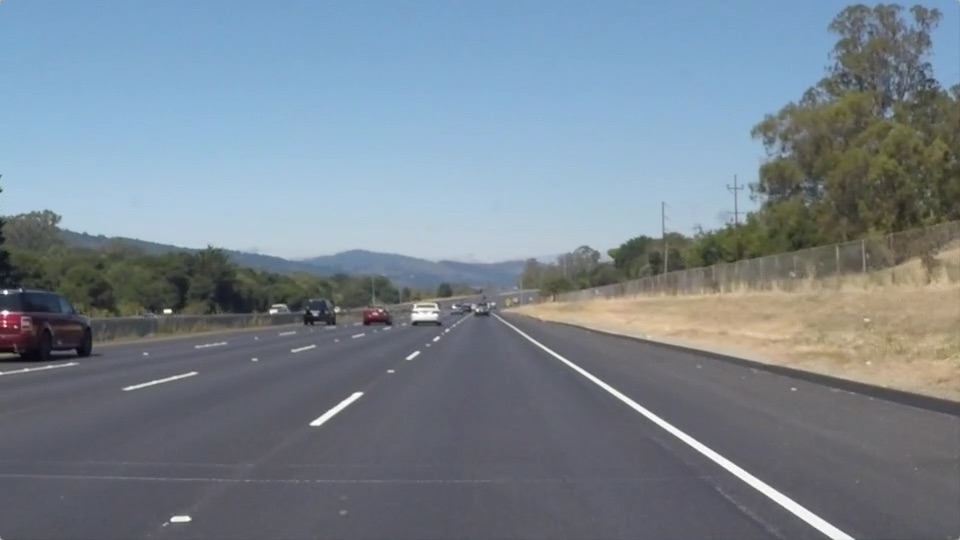
#> input picture CarND-LaneLines-P1/test_images/solidWhiteRight.jpg, 960 x 540 px
$ jupyter execute --allow-errors P1.ipynb   (shell and % lines are left out)
#> lines starting #> are read from the running program, lines starting #| are printed output that depends on the picture; after the words box and inside, x2 and y2 are one past the last pixel; in counts of white or black regions, pixels touching at a corner belong together
# Self-Driving Car Engineer Nanodegree

## Project: **Finding Lane Lines on the Road**
***
In this project, you will use the tools you learned about in the lesson to identify lane lines on the road.  You can develop your pipeline on a series of individual images, and later apply the result to a video stream (really just a series of images). Check out the video clip "raw-lines-example.mp4" (also contained in this repository) to see what the output should look like after using the helper functions below.

Once you have a result that looks roughly like "raw-lines-example.mp4", you'll need to get creative and try to average and/or extrapolate the line segments you've detected to map out the full extent of the lane lines.  You can see an example of the result you're going for in the video "P1_example.mp4".  Ultimately, you would like to draw just one line for the left side of the lane, and one for the right.

In addition to implementing code, there is a brief writeup to complete. The writeup should be completed in a separate file, which can be either a markdown file or a pdf document. There is a [write up template](https://github.com/udacity/CarND-LaneLines-P1/blob/master/writeup_template.md) that can be used to guide the writing process. Completing both the code in the Ipython notebook and the writeup template will cover all of the [rubric points](https://review.udacity.com/#!/rubrics/322/view) for this project.

---
Let's have a look at our first image called 'test_images/solidWhiteRight.jpg'.  Run the 2 cells below (hit Shift-Enter or the "play" button above) to display the image.

**Note: If, at any point, you encounter frozen display windows or other confounding issues, you can always start again with a clean slate by going to the "Kernel" menu above and selecting "Restart & Clear Output".**

---

**The tools you have are color selection, region of interest selection, grayscaling, Gaussian smoothing, Canny Edge Detection and Hough Tranform line detection.  You  are also free to explore and try other techniques that were not presented in the lesson.  Your goal is piece together a pipeline to detect the line segments in the image, then average/extrapolate them and draw them onto the image for display (as below).  Once you have a working pipeline, try it out on the video stream below.**

---

<figure>

 <figcaption>
 <p></p>
 <p style="text-align: center;"> Your output should look something like this (above) after detecting line segments using the helper functions below </p>
 </figcaption>
</figure>
 <p></p>
<figure>

 <figcaption>
 <p></p>
 <p style="text-align: center;"> Your goal is to connect/average/extrapolate line segments to get output like this</p>
 </figcaption>
</figure>

**Run the cell below to import some packages.  If you get an `import error` for a package you've already installed, try changing your kernel (select the Kernel menu above --> Change Kernel).  Still have problems?  Try relaunching Jupyter Notebook from the terminal prompt.  Also, see [this forum post](https://carnd-forums.udacity.com/cq/viewquestion.action?spaceKey=CAR&id=29496372&questionTitle=finding-lanes---import-cv2-fails-even-though-python-in-the-terminal-window-has-no-problem-with-import-cv2) for more troubleshooting tips.**

## Import Packages

[cell 1]
#importing some useful packages
import matplotlib.pyplot as plt
import matplotlib.image as mpimg
import numpy as np
import cv2

## Read in an Image

[cell 2]
#reading in an image
image = mpimg.imread('test_images/solidWhiteRight.jpg')
#> image is the input picture: shape (540, 960, 3); mean R, G, B 120.3, 132.6, 143.7

#printing out some stats and plotting
print('This image is:', type(image), 'with dimensions:', image.shape)
#| This image is: <class 'numpy.ndarray'> with dimensions: (540, 960, 3)
plt.imshow(image)  # if you wanted to show a single color channel image called 'gray', for example, call as plt.imshow(gray, cmap='gray')

## Ideas for Lane Detection Pipeline

**Some OpenCV functions (beyond those introduced in the lesson) that might be useful for this project are:**

`cv2.inRange()` for color selection
`cv2.fillPoly()` for regions selection
`cv2.line()` to draw lines on an image given endpoints
`cv2.addWeighted()` to coadd / overlay two images
`cv2.cvtColor()` to grayscale or change color
`cv2.imwrite()` to output images to file
`cv2.bitwise_and()` to apply a mask to an image

**Check out the OpenCV documentation to learn about these and discover even more awesome functionality!**

## Helper Functions

Below are some helper functions to help get you started. They should look familiar from the lesson!

[cell 3]
import math

def grayscale(img):
    """Applies the Grayscale transform
    This will return an image with only one color channel
    but NOTE: to see the returned image as grayscale
    (assuming your grayscaled image is called 'gray')
    you should call plt.imshow(gray, cmap='gray')"""
    return cv2.cvtColor(img, cv2.COLOR_RGB2GRAY)
    # Or use BGR2GRAY if you read an image with cv2.imread()
    # return cv2.cvtColor(img, cv2.COLOR_BGR2GRAY)

def canny(img, low_threshold, high_threshold):
    """Applies the Canny transform"""
    return cv2.Canny(img, low_threshold, high_threshold)

def gaussian_blur(img, kernel_size):
    """Applies a Gaussian Noise kernel"""
    return cv2.GaussianBlur(img, (kernel_size, kernel_size), 0)

def region_of_interest(img, vertices):
    """
    Applies an image mask.

    Only keeps the region of the image defined by the polygon
    formed from `vertices`. The rest of the image is set to black.
    """
    #defining a blank mask to start with
    mask = np.zeros_like(img)

    #defining a 3 channel or 1 channel color to fill the mask with depending on the input image
    if len(img.shape) > 2:
        channel_count = img.shape[2]  # i.e. 3 or 4 depending on your image
        ignore_mask_color = (255,) * channel_count
    else:
        ignore_mask_color = 255

    #filling pixels inside the polygon defined by "vertices" with the fill color
    cv2.fillPoly(mask, vertices, ignore_mask_color)

    #returning the image only where mask pixels are nonzero
    masked_image = cv2.bitwise_and(img, mask)
    return masked_image

def draw_lines(img, lines, color=[255, 0, 0], thickness=2):
    """
    Draws the lines on an image

    This method draws the left and right lane lines based on the lines provided
    from hough_lines method.
    """

    global leftPrevSlope, rightPrevSlope

    leftLaneLines = np.array([]).reshape(0,2);
    rightLaneLines = np.array([]).reshape(0,2);

    # Threshold for classifying into a left or right lane.
    slopeThreshold = 0.2;

    # Tolerance for error in slope compared to the previous slope.
    leftSlopeTol= 0.1;
    rightSlopeTol = 0.1;

    if lines is not None:
        for line in lines:
            for x1,y1,x2,y2 in line:
                # Find the slope to classify as left or right lanes.
                slope = ((y1-y2)/(x2-x1));

                if slope < -slopeThreshold:
                    # Right Lane
                    if rightPrevSlope:
                        slopeDiff = np.absolute( np.absolute(slope) - rightPrevSlope )
                        if (slopeDiff < rightSlopeTol):
                            rightLaneLines = np.vstack([rightLaneLines, [x1,y1],[x2,y2]]);
                    else:
                        rightLaneLines = np.vstack([rightLaneLines, [x1,y1],[x2,y2]]);

                elif slope > slopeThreshold:
                    # Left Lane
                    if leftPrevSlope:
                        slopeDiff = np.absolute( np.absolute(leftPrevSlope) - slope )
                        if (slopeDiff < leftSlopeTol):
                            leftLaneLines = np.vstack([leftLaneLines, [x1,y1],[x2,y2]]);
                    else:
                        leftLaneLines = np.vstack([leftLaneLines, [x1,y1],[x2,y2]]);

        # Specify y for drawing the lane lines upto this height of the image
        minY = int(0.65 * img.shape[0])

        # Caluclate left lane points
        if leftLaneLines.size != 0 :
            leftSlopeIntercept = np.polyfit(leftLaneLines[:,0], leftLaneLines[:,1], 1);

            y1 = img.shape[0];
            x1 = int((y1 - leftSlopeIntercept[1]) / leftSlopeIntercept[0]);

            y2 = minY;
            x2 = int((y2 - leftSlopeIntercept[1]) / leftSlopeIntercept[0]);

            cv2.line(img, (x1, y1), (x2,y2), color, thickness);

            leftPrevSlope = leftSlopeIntercept[0];

        # Calculate right lane points
        if rightLaneLines.size != 0 :

            rightSlopeIntercept = np.polyfit(rightLaneLines[:,0], rightLaneLines[:,1], 1);

            y1 = img.shape[0];
            x1 = int((y1 - rightSlopeIntercept[1]) / rightSlopeIntercept[0]);

            y2 = minY;
            x2 = int((y2 - rightSlopeIntercept[1]) / rightSlopeIntercept[0]);

            cv2.line(img, (x1, y1), (x2,y2), color, thickness);

            rightPrevSlope = rightSlopeIntercept[0];


def hough_lines(img, rho, theta, threshold, min_line_len, max_line_gap):
    """
    `img` should be the output of a Canny transform.

    Returns an image with hough lines drawn.
    """
    lines = cv2.HoughLinesP(img, rho, theta, threshold, np.array([]), minLineLength=min_line_len, maxLineGap=max_line_gap)
    line_img = np.zeros((img.shape[0], img.shape[1], 3), dtype=np.uint8)
    draw_lines(line_img, lines, thickness=15)
    return line_img

# Python 3 has support for cool math symbols.

def weighted_img(img, initial_img, α=0.8, β=1., λ=0.):
    """
    `img` is the output of the hough_lines(), An image with lines drawn on it.
    Should be a blank image (all black) with lines drawn on it.

    `initial_img` should be the image before any processing.

    The result image is computed as follows:

    initial_img * α + img * β + λ
    NOTE: initial_img and img must be the same shape!
    """
    return cv2.addWeighted(initial_img, α, img, β, λ)

## Test Images

Build your pipeline to work on the images in the directory "test_images"
**You should make sure your pipeline works well on these images before you try the videos.**

[cell 4]
import os
os.listdir("test_images/")

## Build a Lane Finding Pipeline

Build the pipeline and run your solution on all test_images. Make copies into the `test_images_output` directory, and you can use the images in your writeup report.

Try tuning the various parameters, especially the low and high Canny thresholds as well as the Hough lines parameters.

[cell 5]
# Pipeline for finding lane line

# Read the image and convert to grayscale
image     = mpimg.imread('test_images/solidYellowLeft.jpg');
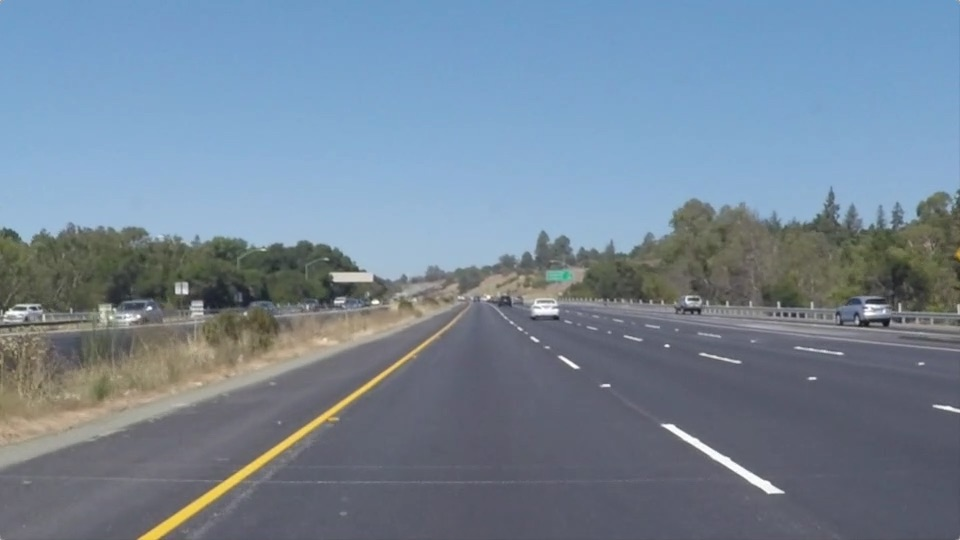
#> input picture CarND-LaneLines-P1/test_images/solidYellowLeft.jpg, 960 x 540 px
#> image is the input picture: shape (540, 960, 3); mean R, G, B 116.5, 133.6, 150.8

hsvImg = cv2.cvtColor(image, cv2.COLOR_BGR2HSV)
#> hsvImg: shape (540, 960, 3); mean H, S, V 37, 61.6, 155

# Smoothen the image using Gaussian Filtering
kernelSize = 5;
filteredImage = gaussian_blur(hsvImg, kernelSize);
#> in gaussian_blur, `return cv2.GaussianBlur(img, (kernel_size, kernel_size), 0)`:
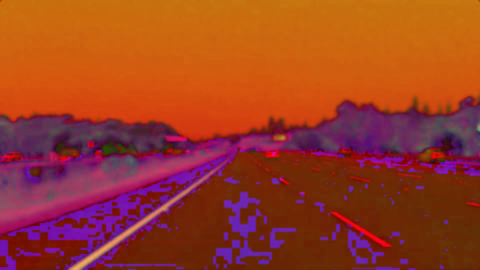
#> returned value: shape (540, 960, 3) (shown at 1/2 size); mean of channels 0, 1, 2 37, 61.6, 155; drawn as B, G, R

# Apply the mask
yellowLower = np.array([65, 80, 80], np.uint8)
yellowHigher = np.array([105, 255, 255], np.uint8)
yellowMask = cv2.inRange(filteredImage, yellowLower, yellowHigher)
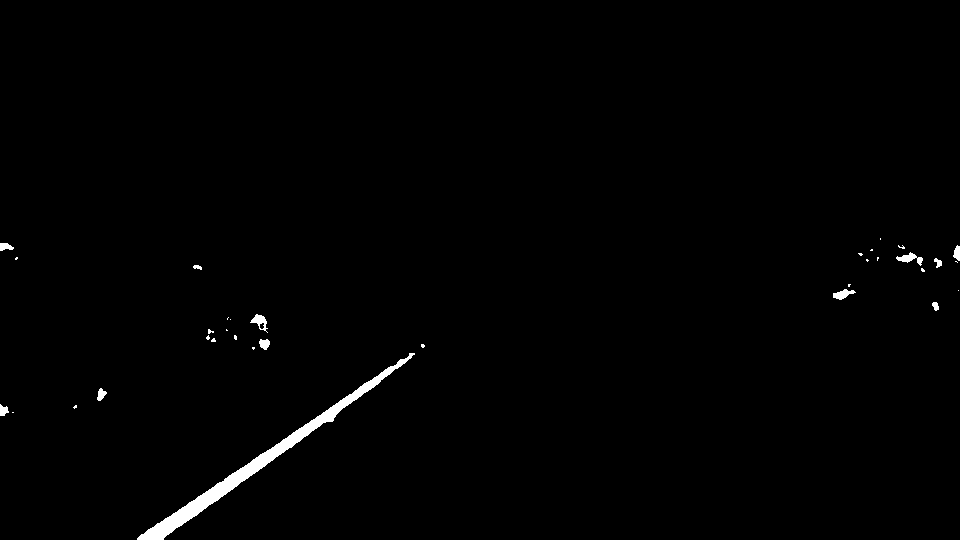
#> yellowMask: shape (540, 960); 0.9% white; 34 white regions (22 under 20 px), largest, box (x1, y1, x2, y2) and area: (137, 353, 415, 540) 3520, (896, 252, 923, 266) 158, (250, 314, 268, 333) 143

whiteLower = np.array([0, 0, 200], np.uint8)
whiteHigher = np.array([255, 80, 255], np.uint8)
whiteMask = cv2.inRange(filteredImage, whiteLower, whiteHigher)
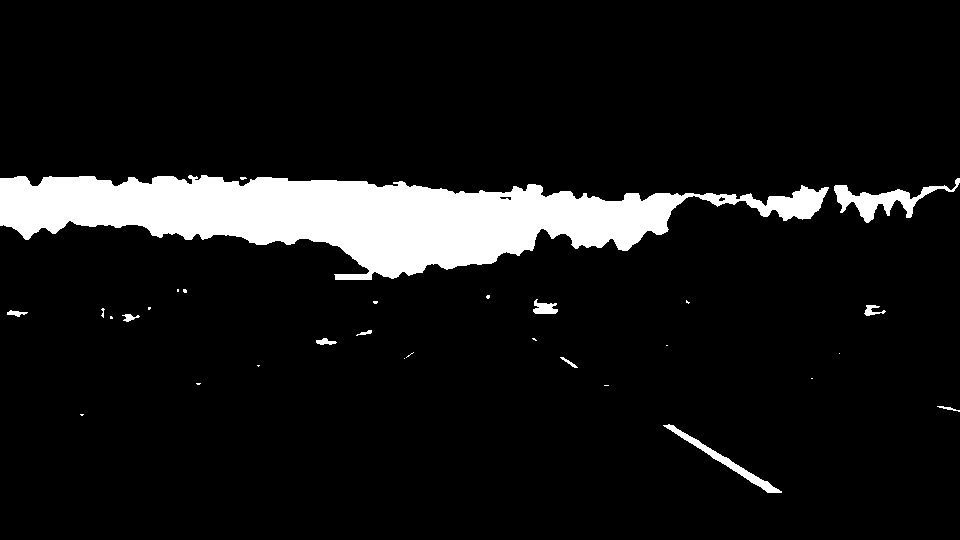
#> whiteMask: shape (540, 960); 8.8% white; 30 white regions (18 under 20 px), largest, box (x1, y1, x2, y2) and area: (0, 175, 829, 280) 42326, (834, 178, 960, 223) 1659, (663, 424, 782, 493) 890

maskedImage = cv2.bitwise_and(filteredImage, filteredImage, mask=cv2.bitwise_or(yellowMask, whiteMask))
#> maskedImage: shape (540, 960, 3); mean H, S, V 2.3, 7, 20.3

# Convert to grayscale image
grayImage = grayscale(maskedImage);

# Apply the Canny edge detector
lowThreshold = 50;
highThreshold = 150;
edgeImage = canny(grayImage, lowThreshold, highThreshold);
#> in canny, `return cv2.Canny(img, low_threshold, high_threshold)`:
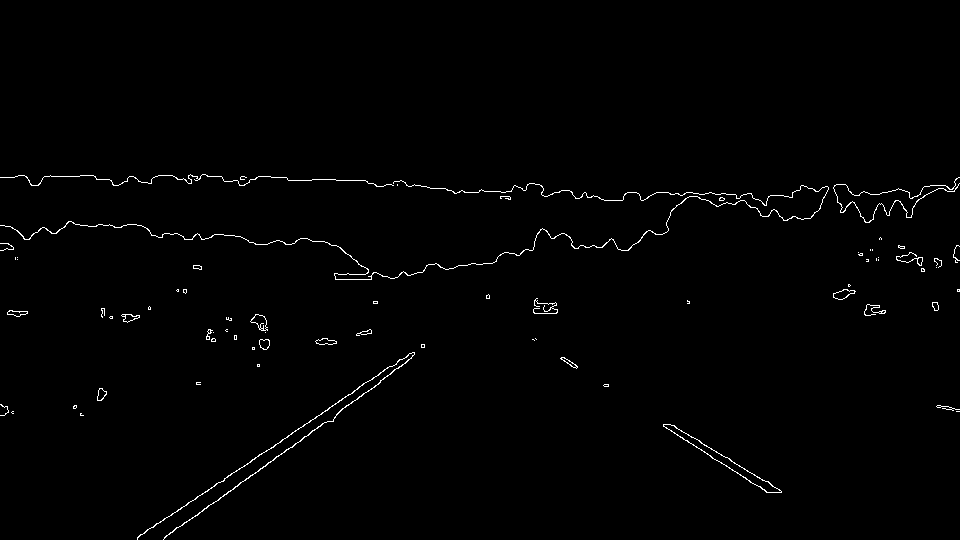
#> returned value: shape (540, 960); 0.94% white in thin lines or dots, all inside (x1, y1, x2, y2) = (0, 174, 960, 540)

# Select a region of interest
imageShape = edgeImage.shape

verticesTempPt1 = int((450/960) * imageShape[1]);
verticesTempPt2 = int((320/540) * imageShape[0]);
verticesTempPt3 = int((530/960) * imageShape[1]);
verticesTempPt4 = int((920/960) * imageShape[1]);

vertices = np.array([[(100,imageShape[0]),(verticesTempPt1, verticesTempPt2), (verticesTempPt3, verticesTempPt2), (verticesTempPt4,imageShape[0])]], dtype=np.int32);
roiImage = region_of_interest(edgeImage, vertices);
#> in region_of_interest, `cv2.fillPoly(mask, vertices, ignore_mask_color)`:
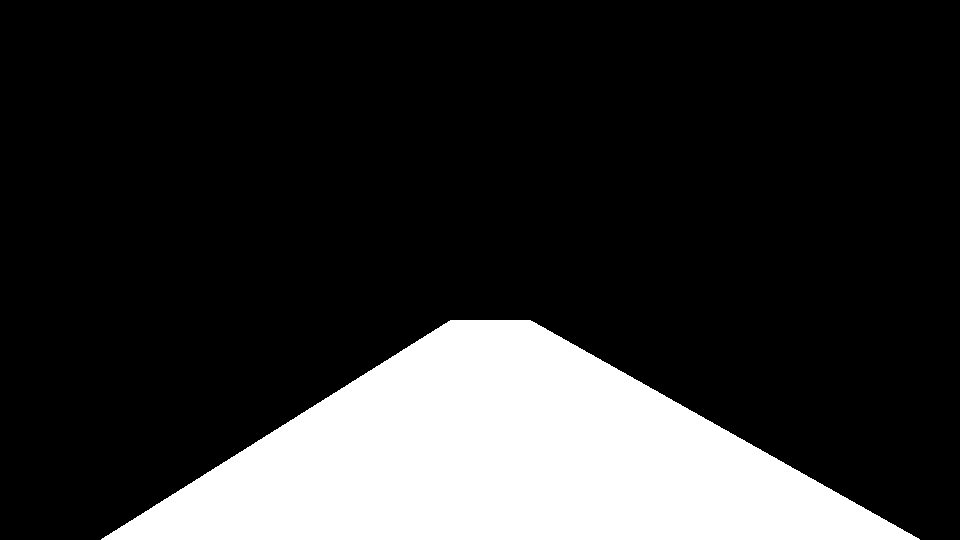
#> mask: shape (540, 960); 19.1% white; 1 white region, box (x1, y1, x2, y2) and area: (101, 320, 920, 540) 99150
#> in region_of_interest, `masked_image = cv2.bitwise_and(img, mask)`:
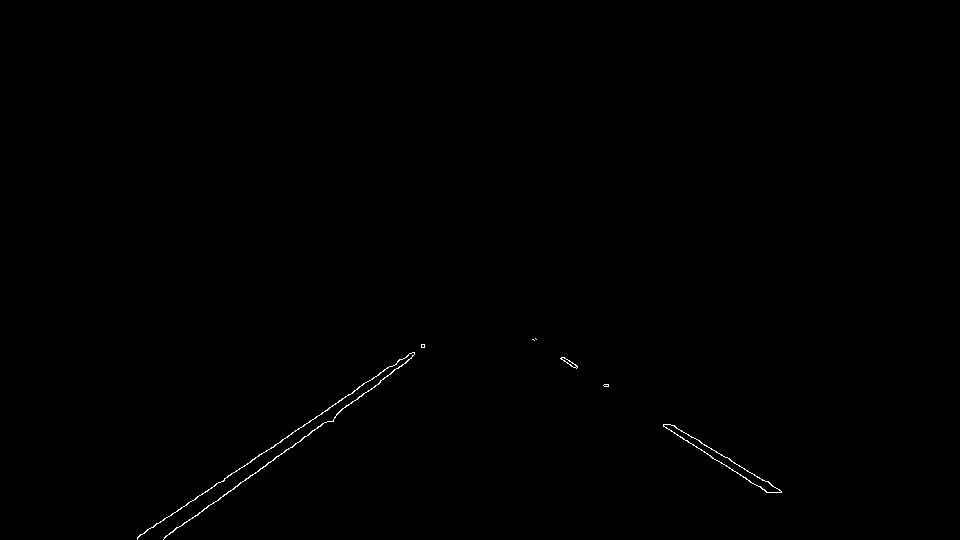
#> masked_image: shape (540, 960); 0.22% white in thin lines or dots, all inside (x1, y1, x2, y2) = (137, 338, 782, 540)

# Find out the lines in the image using Hough Transform
rho          = 1;
theta        = np.pi/180;
threshold    = 15;
minLineLen   = 20;
maxLineGap   = 20;

leftPrevSlope = []
rightPrevSlope = []

lineImage = hough_lines(roiImage, rho, theta, threshold, minLineLen, maxLineGap);
#> in hough_lines, `lines = cv2.HoughLinesP(img, rho, theta, threshold, np.array([]), minL..`: lines = 15 rows, first 6: [137, 537, 424, 344], [163, 539, 406, 362], [670, 424, 780, 490], [687, 440, 768, 492], [292, 432, 422, 344], [663, 425, 714, 459]
#> the loop in draw_lines, `for line in lines:` made 15 passes
#> in draw_lines, `cv2.line(img, (x1, y1), (x2,y2), color, thickness);`:
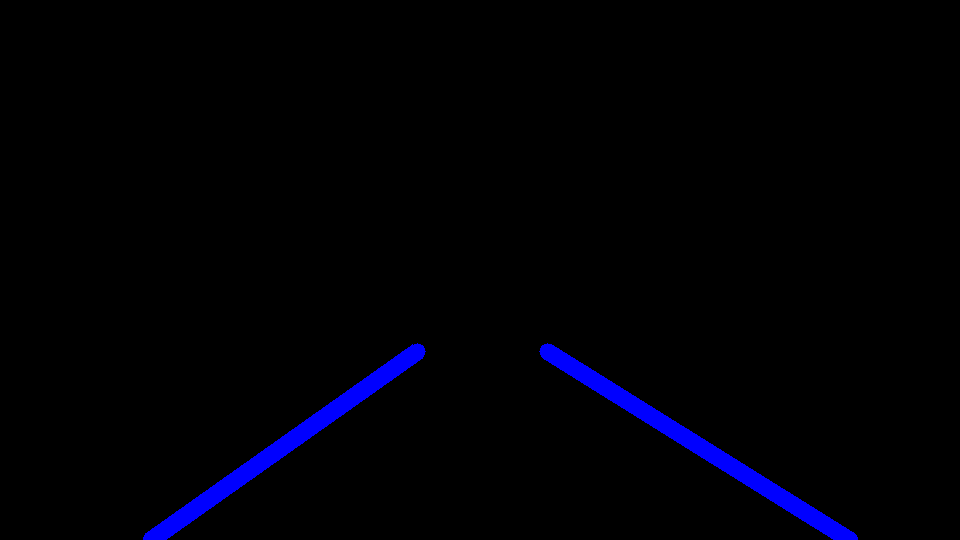
#> img: shape (540, 960, 3); mean of channels 0, 1, 2 5.8, 0, 0; drawn as B, G, R

# Draw the line onto the original image
combinedImage = weighted_img(lineImage, image);
#> in weighted_img, `return cv2.addWeighted(initial_img, α, img, β, λ)`:
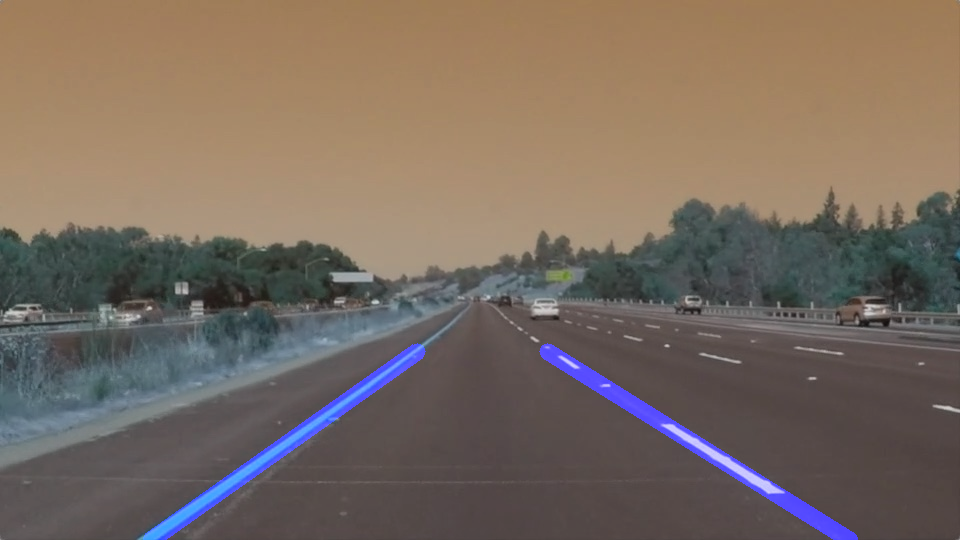
#> returned value: shape (540, 960, 3); mean of channels 0, 1, 2 96.4, 106.9, 120.6; drawn as B, G, R

plt.figure(figsize=(10,10))
plt.imshow(combinedImage);
